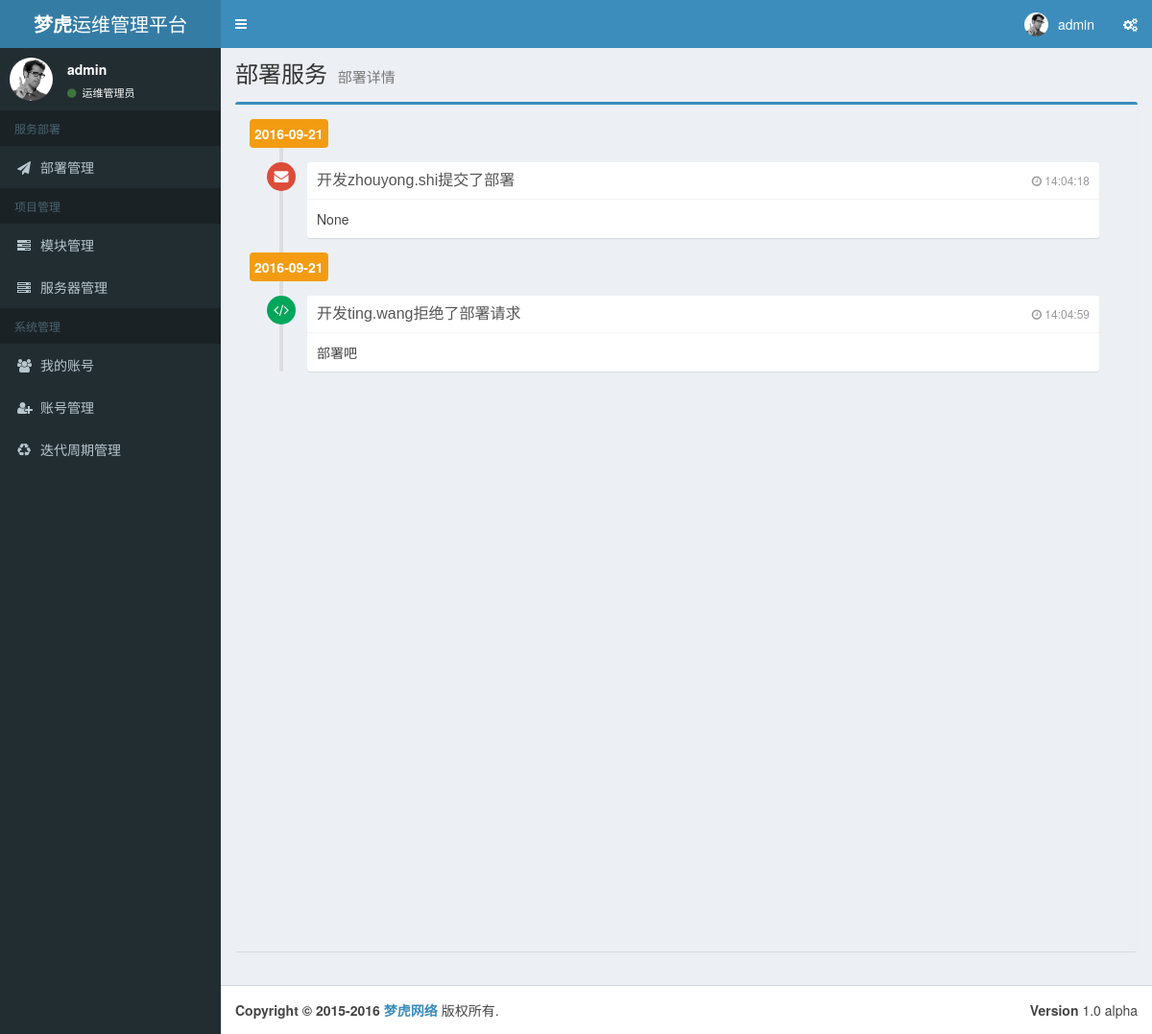
The page /deploy/deploy_review/12 (signed in) on the database its author committed.
### tables this page shows
CREATE TABLE deploy_reply (
  id integer primary key autoincrement,
  time TIMESTAMP NOT NULL DEFAULT current_timestamp,
  user_id integer,
  deploy_id integer,
  reply integer,
  comment text default null
);

CREATE TABLE users (
  id integer primary key autoincrement,
  email text not null,
  username text not null,
  password text not null,
  system_role integer not null,
  position text not null
);

### views/deploy.py (the view)
@deploy.route('/deploy_review/<int:did>', methods=['GET'])
def deploy_review(did):
    if not session.get('logged_in'):
        abort(401)
    cur = g.db.execute("select a.*, b.username, b.system_role from deploy_reply a,users b where a.user_id = b.id "
                       "and a.deploy_id = " + str(did))
    deploy_replys = cur.fetchall()
    return render_template("deploy_details.html",
                           service_type=SERVICE_TYPE["DEPLOY_SERVICE"],
                           service_name=DEPLOY_SERVICE["DETAILS_DEPLOY"],
                           deploy_replys=deploy_replys)

### run.py (called while the page is built)
def connect_db():
    rv = sqlite3.connect(app.config['DATABASE'])
    rv.row_factory = sqlite3.Row
    return rv

@app.before_request
def before_request():
    g.db = connect_db()
    g.cf = configparser.ConfigParser()
    g.cf.read("config.iml")

@app.teardown_request
def teardown_request(exception):
    if exception is not None:
        print(exception)
    db = getattr(g, 'db', None)
    if db is not None:
        db.close()
    g.db.close()

### templates/deploy_details.html
{% extends "base_layout.html" %}
{% block body %}
<div class="row">
    <div class="col-xs-12 ">
        <div class="box box-primary">
            <section class="content content-wrapper">
              <div class="row">
                <div class="col-md-12 ">
                  <ul class="timeline">
                      {% for deploy_reply in deploy_replys %}
                        <li class="time-label">
                          <span class="bg-yellow">
                            {{ deploy_reply.time[0:10] }}
                          </span>
                        </li>
                        <li>
                            {% if deploy_reply.system_role == 1 %}
                              <i class="fa fa-user bg-black"></i>
                            {% elif deploy_reply.system_role == 2 %}
                              <i class="fa fa-desktop bg-orange"></i>
                            {% elif deploy_reply.system_role == 3 %}
                              <i class="fa fa-code bg-green"></i>
                            {% elif deploy_reply.system_role == 4 %}
                              <i class="fa fa-envelope bg-red"></i>
                            {% elif deploy_reply.system_role == 5 %}
                              <i class="fa fa-newspaper-o bg-blue"></i>
                            {% elif deploy_reply.system_role == 5 %}
                              <i class="fa fa-camera bg-purple"></i>
                            {% else %}
                              <i class="fa fa-camera bg-purple"></i>
                            {% endif %}
                          <div class="timeline-item">
                            <span class="time"><i class="fa fa-clock-o"></i> {{ deploy_reply.time[11:] }}</span>
                            <h3 class="timeline-header">
                                {% if deploy_reply.system_role == 2%}
                                    {% if deploy_reply.reply == 0 %}
                                      测试{{ deploy_reply.username }}进行了模块构建
                                    {% else %}
                                      测试{{ deploy_reply.username }}进行了模块部署
                                    {% endif %}
                                {% elif deploy_reply.system_role == 6%}
                                    {% if deploy_reply.reply == 0 %}
                                      产品{{ deploy_reply.username }}通过了部署请求
                                    {% else %}
                                      产品{{ deploy_reply.username }}拒绝了部署请求
                                    {% endif %}
                                {% elif deploy_reply.system_role == 5%}
                                    {% if deploy_reply.reply == 0 %}
                                      运营{{ deploy_reply.username }}通过了部署请求
                                    {% else %}
                                      运营{{ deploy_reply.username }}拒绝了部署请求
                                    {% endif %}
                                {% elif deploy_reply.system_role == 3%}
                                    {% if deploy_reply.reply == 0 %}
                                      开发{{ deploy_reply.username }}通过了部署请求
                                    {% else %}
                                      开发{{ deploy_reply.username }}拒绝了部署请求
                                    {% endif %}
                                {% elif deploy_reply.system_role == 4%}
                                    开发{{ deploy_reply.username }}提交了部署
                                {% endif %}
                            </h3>
                            <div class="timeline-body">
                              {{ deploy_reply.comment }}
                            </div>
                          </div>
                        </li>
                      {% endfor %}
                      </ul>
                    </div>
              </div>
            </section>
        </div>
    </div>
</div>
{% endblock %}

### rows shown on the page
deploy_reply: time "2016-09-21", time "14:04:18", username "zhouyong.shi", comment "None"
deploy_reply: time "2016-09-21", time "14:04:59", username "ting.wang", comment "部署吧"

### other values the page prints
{{ session.username }} "admin"
{{ session.position }} "运维管理员"
{{ service_type }} "部署服务"
{{ service_name }} "部署详情"
